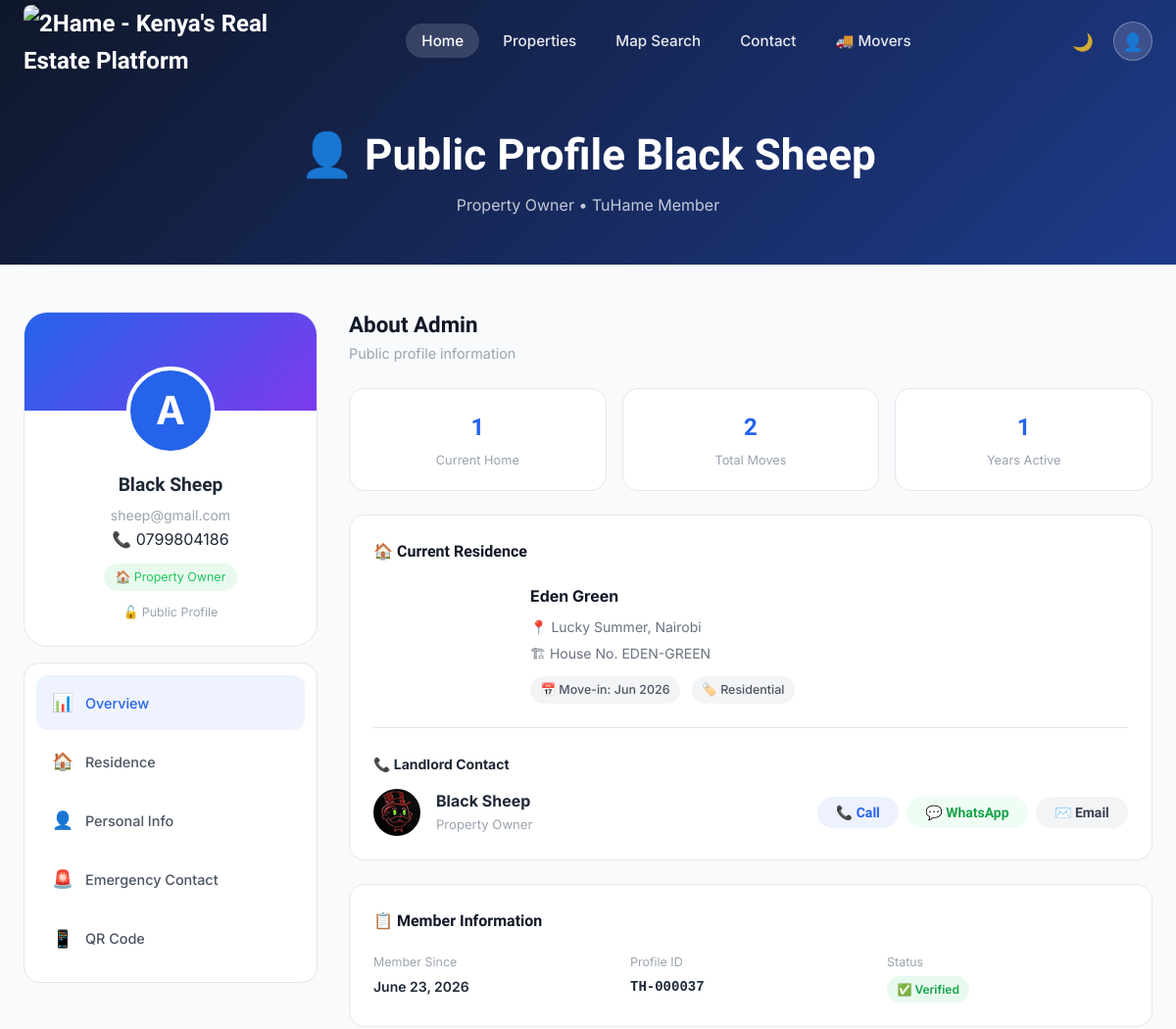
Page /users/public/Admin/ (upper part) on the earlier database version.
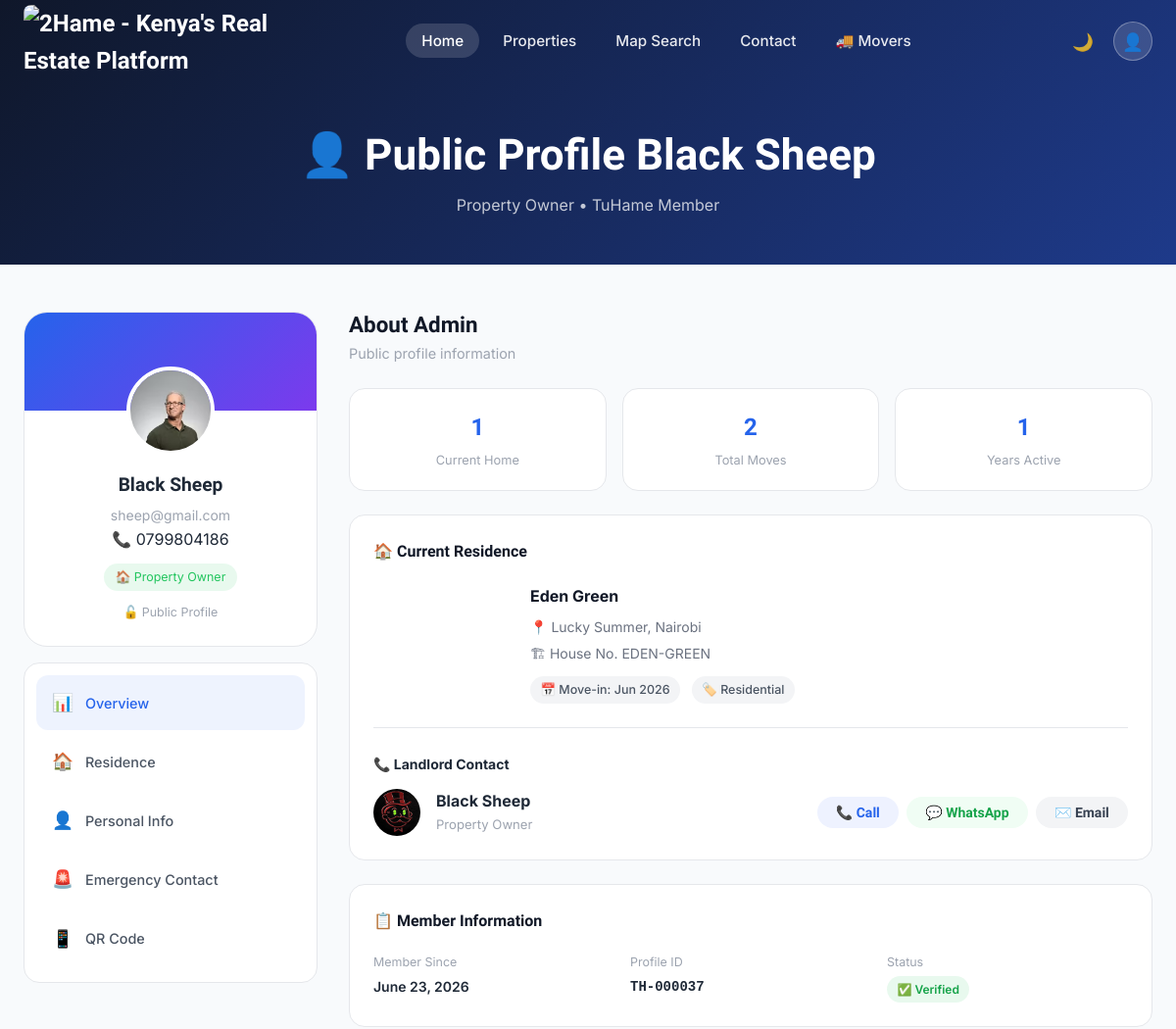
Same page on the later database version.
### users/models.py (models this page shows, shortened)
class Profile(models.Model):
    user = models.OneToOneField(
        User,
        on_delete=models.CASCADE,
        related_name='profile'
    )
    full_name = models.CharField(max_length=200, blank=True)
    bio = models.TextField(blank=True)
    profile_picture = models.ImageField(
        upload_to='profiles/pictures/',
        blank=True,
        null=True,
        validators=[validate_profile_picture]
    )
    date_of_birth = models.DateField(blank=True, null=True)
    phone_number = models.CharField(max_length=20, blank=True)
    alternative_phone = models.CharField(max_length=20, blank=True)
    address = models.TextField(blank=True)
    city = models.CharField(max_length=100, blank=True)
    state = models.CharField(max_length=100, blank=True)
    country = models.CharField(max_length=100, default='Kenya')
    zip_code = models.CharField(max_length=20, blank=True)
    occupation = models.CharField(max_length=100, blank=True)
    employer = models.CharField(max_length=200, blank=True)
    current_property = models.ForeignKey(
        Property,
        on_delete=models.SET_NULL,
        null=True,
        blank=True,
        related_name='residents',
        help_text="The property where this user currently lives"
    )
    moved_in_date = models.DateField(blank=True, null=True)
    emergency_contact_name = models.CharField(max_length=100, blank=True)
    emergency_contact_phone = models.CharField(max_length=20, blank=True)
    emergency_contact_relationship = models.CharField(max_length=50, blank=True)
    preferred_contact_method = models.CharField(
        max_length=20,
        choices=[
            ('email', 'Email'),
            ('phone', 'Phone'),
            ('whatsapp', 'WhatsApp'),
            ('sms', 'SMS'),
        ],
        default='email'
    )
    preferred_language = models.CharField(
        max_length=20,
        choices=[
            ('en', 'English'),
            ('sw', 'Swahili'),
        ],
        default='en'
    )
    email_notifications = models.BooleanField(default=True)
    sms_notifications = models.BooleanField(default=True)
    qr_code_image = models.ImageField(
        upload_to='profiles/qr_codes/',
        blank=True,
        null=True,
        help_text="QR code for the user's profile"
    )
    qr_code_token = models.UUIDField(
        default=uuid.uuid4,
        editable=False,
        unique=True,
        help_text="Unique token for QR code"
    )
    qr_code_generated_at = models.DateTimeField(blank=True, null=True)
    created_at = models.DateTimeField(auto_now_add=True)
    updated_at = models.DateTimeField(auto_now=True)
    is_active = models.BooleanField(default=True)
    role = models.CharField(max_length=10, choices=UserRole.choices, default=UserRole.HUNTER)
    verification_status = models.CharField(
        max_length=10, choices=VerificationStatus.choices, default=VerificationStatus.NONE
    )
    is_verified_owner = models.BooleanField(default=False)
    is_verified_mover = models.BooleanField(default=False)
    verification_requested_at = models.DateTimeField(blank=True, null=True)
    verification_reviewed_at = models.DateTimeField(blank=True, null=True)
    verification_reviewed_by = models.ForeignKey(
        User, on_delete=models.SET_NULL, blank=True, null=True, related_name='verified_owner_profiles'
    )
    verification_notes = models.TextField(
        blank=True, help_text="Internal admin notes, e.g. reason for rejection"
    )
    MOVER_VEHICLE_CHOICES = [
        ('motorbike', 'Motorbike'),
        ('pickup', 'Pickup Truck'),
        ('van', 'Van'),
        ('truck_small', 'Small Truck'),
        ('truck_large', 'Large Truck'),
    ]
    mover_bio = models.TextField(blank=True, help_text="Public bio shown on your mover profile")
    mover_vehicle_type = models.CharField(max_length=20, choices=MOVER_VEHICLE_CHOICES, blank=True)
    mover_years_experience = models.PositiveIntegerField(default=0)
    mover_service_areas = models.CharField(
        max_length=255, blank=True, help_text="Comma-separated areas you serve, e.g. Kilimani, Westlands, Karen"
    )
    mover_base_lat = models.DecimalField(max_digits=9, decimal_places=6, blank=True, null=True)
    mover_base_lng = models.DecimalField(max_digits=9, decimal_places=6, blank=True, null=True)
    mover_base_label = models.CharField(max_length=255, blank=True, help_text="Human-readable base location")
    class Meta:
        ordering = ['-created_at']
        indexes = [
            models.Index(fields=['user', 'is_active']),
            models.Index(fields=['city', 'country']),
            models.Index(fields=['qr_code_token']),
            models.Index(fields=['role', 'is_active']),
        ]
    def get_full_name(self):
        if self.full_name:
            return self.full_name
        return self.user.get_full_name() or self.user.username

### properties/models.py (models this page shows, shortened)
class Property(models.Model):
    title = models.CharField(max_length=200)
    slug = models.SlugField(unique=True, blank=True)
    property_type = models.CharField(max_length=20, choices=PropertyType.choices)
    status = models.CharField(max_length=20, choices=PropertyStatus.choices, default=PropertyStatus.AVAILABLE)
    address = models.TextField()
    city = models.CharField(max_length=100)
    state = models.CharField(max_length=100)
    zip_code = models.CharField(max_length=20)
    country = models.CharField(max_length=100, default='USA')
    latitude = models.DecimalField(max_digits=9, decimal_places=6, blank=True, null=True)
    longitude = models.DecimalField(max_digits=9, decimal_places=6, blank=True, null=True)
    description = models.TextField()
    area_sqft = models.DecimalField(max_digits=10, decimal_places=2, validators=[MinValueValidator(0)])
    bedrooms = models.IntegerField(default=0, validators=[MinValueValidator(0)])
    bathrooms = models.DecimalField(max_digits=3, decimal_places=1, default=0)
    floor_number = models.IntegerField(default=0)
    total_floors = models.IntegerField(default=1)
    year_built = models.IntegerField(blank=True, null=True)
    price = models.DecimalField(max_digits=12, decimal_places=2)
    security_deposit = models.DecimalField(max_digits=12, decimal_places=2, default=0)
    maintenance_fee = models.DecimalField(max_digits=10, decimal_places=2, default=0)
    owner = models.ForeignKey(User, on_delete=models.PROTECT, related_name='owned_properties')
    agent = models.ForeignKey(User, on_delete=models.SET_NULL, null=True, blank=True, related_name='managed_properties')
    amenities = models.ManyToManyField(Amenity, blank=True)
    main_image = models.ImageField(
        upload_to='properties/main/', blank=True, null=True,
        validators=[validate_property_image]
    )
    available_from = models.DateField(default=timezone.now)
    minimum_lease_days = models.IntegerField(default=30)
    maximum_lease_days = models.IntegerField(blank=True, null=True)
    created_at = models.DateTimeField(auto_now_add=True)
    updated_at = models.DateTimeField(auto_now=True)
    is_active = models.BooleanField(default=True)
    class Meta:
        ordering = ['-created_at']
        indexes = [
            models.Index(fields=['property_type', 'status']),
            models.Index(fields=['city', 'state']),
            models.Index(fields=['price']),
            models.Index(fields=['is_active', 'status']),
            models.Index(fields=['-created_at']),
        ]

### users/views.py (the view)
# urls.py: path('public/<str:username>/', views.PublicProfileView.as_view(), name='public_profile'),
class PublicProfileView(DetailView):
    model = Profile
    template_name = 'auth/public_profile.html'
    context_object_name = 'profile'
    slug_field = 'user__username'
    slug_url_kwarg = 'username'
    def get_queryset(self):
        return Profile.objects.filter(is_active=True, user__is_active=True)
    def get_context_data(self, **kwargs):
        context = super().get_context_data(**kwargs)
        profile = self.get_object()
        user = profile.user
        context['full_name'] = profile.get_full_name()
        context['user'] = user
        context['phone'] = profile.phone_number
        context['email'] = user.email
        context['current_property'] = profile.current_property
        context['city'] = profile.city
        context['country'] = profile.country
        context['profile_picture'] = profile.profile_picture
        context['is_public'] = True
        return context

### templates/auth/public_profile.html (shortened to what this page needs)
{% extends "home/base.html" %}
{% block content %}
<div class="page-hero">
  <div class="container">
    <h1>👤 Public Profile <b>{{ user.get_full_name|default:user.username }}</b></h1>
    <p>
      {% if profile.role == 'owner' %}Property Owner
      {% elif profile.role == 'mover' %}Mover
      {% else %}House Hunter{% endif %} • TuHame Member
    </p>
  </div>
</div>
<div class="container">
  <div class="profile-layout">
    <aside class="profile-sidebar">
      <div class="profile-card">
        <div class="profile-cover"></div>
        <div class="profile-info">
          {% if profile.profile_picture %}
            <img class="profile-avatar" src="{{ profile.profile_picture.url }}" alt="{{ profile.get_full_name }}" />
          {% else %}
            <div class="profile-avatar" style="background:var(--primary);display:flex;align-items:center;justify-content:center;font-size:2.5rem;color:#fff;font-weight:700;border-radius:50%;">
              {{ profile.get_full_name|slice:":1"|default:user.username|slice:":1"|upper }}
            </div>
          {% endif %}
          <div class="profile-name">{{ user.get_full_name|default:user.username }}</div>
          <div class="profile-email">{{ user.email }}</div>
          <div>📞 {{ profile.phone_number|default:"No phone set" }}</div>
          <div class="profile-verified">
            {% if profile.role == 'owner' %}🏠 Property Owner
            {% elif profile.role == 'mover' %}🚚 Mover
            {% else %}🔎 House Hunter{% endif %}
          </div>
          {% if is_public %}
            <div style="margin-top:0.75rem;font-size:0.78rem;color:var(--gray-400);">🔓 Public Profile</div>
          {% endif %}
        </div>
      </div>
      <div style="background:var(--white);border:1px solid var(--gray-200);border-radius:var(--radius-lg);padding:0.75rem;">
        <div class="profile-nav-item active" data-section="overview" onclick="switchTab('overview')">
          <span class="icon">📊</span> Overview
        </div>
        <div class="profile-nav-item" data-section="residence" onclick="switchTab('residence')">
          <span class="icon">🏠</span> Residence
        </div>
        <div class="profile-nav-item" data-section="personal" onclick="switchTab('personal')">
          <span class="icon">👤</span> Personal Info
        </div>
        <div class="profile-nav-item" data-section="emergency" onclick="switchTab('emergency')">
          <span class="icon">🚨</span> Emergency Contact
        </div>
        <div class="profile-nav-item" data-section="qr" onclick="switchTab('qr')">
          <span class="icon">📱</span> QR Code
        </div>
      </div>
    </aside>
    <div>
      <div id="overview" class="profile-section">
        <h2 style="font-family:var(--font-display);font-size:1.4rem;margin-bottom:0.25rem;">About {{ profile.get_full_name|default:user.username }}</h2>
        <p style="color:var(--gray-400);margin-bottom:1.5rem;font-size:0.9rem;">Public profile information</p>
        <div class="stat-cards-grid">
          <div class="stat-card">
            <div class="stat-card-value">{% if current_property %}1{% else %}0{% endif %}</div>
            <div class="stat-card-label">Current Home</div>
          </div>
          <div class="stat-card">
            <div class="stat-card-value">{{ profile.move_history.count|default:"0" }}</div>
            <div class="stat-card-label">Total Moves</div>
          </div>
          <div class="stat-card">
            <div class="stat-card-value">{{ user.date_joined|timesince|cut:" "|slice:":1" }}</div>
            <div class="stat-card-label">Years Active</div>
          </div>
        </div>
        <div class="dashboard-card">
          <div class="dashboard-card-title">🏠 Current Residence</div>
          <div style="display:flex;gap:1.25rem;align-items:flex-start;flex-wrap:wrap;">
            <div style="width:140px;height:100px;border-radius:var(--radius);overflow:hidden;flex-shrink:0;">
              {% if current_property and current_property.main_image %}
                <div style="width:100%;height:100%;background-image:url('{{ current_property.main_image.url }}');background-size:cover;background-position:center;"></div>
              {% else %}
                <div style="width:100%;height:100%;background-image:url('https://images.unsplash.com/photo-1545324418-cc1a3fa10c00?w=400&auto=format&fit=crop&q=80');background-size:cover;background-position:center;"></div>
              {% endif %}
            </div>
            <div style="flex:1;">
              {% if current_property %}
                <div style="font-weight:700;font-size:1rem;color:var(--gray-900);margin-bottom:0.5rem;">{{ current_property.title }}</div>
                <div style="font-size:0.875rem;color:var(--gray-500);margin-bottom:0.25rem;">📍 {{ current_property.address }}, {{ current_property.city }}</div>
                <div style="font-size:0.875rem;color:var(--gray-500);margin-bottom:0.75rem;">🏗 House No. {{ current_property.slug|upper }}</div>
                <div style="display:flex;gap:0.75rem;flex-wrap:wrap;">
                  <span class="tag">📅 Move-in: {{ profile.moved_in_date|date:"M Y"|default:"N/A" }}</span>
                  <span class="tag">🏷️ {{ current_property.get_property_type_display }}</span>
                </div>
              {% else %}
                <div style="font-weight:700;font-size:1rem;color:var(--gray-400);">No current property assigned</div>
                <div style="font-size:0.875rem;color:var(--gray-400);">This user has no current residence listed</div>
              {% endif %}
            </div>
          </div>
          {% if profile.current_property and profile.current_property.owner %}
            <hr class="divider" />
            <div>
              <strong style="font-size:0.875rem;">📞 Landlord Contact</strong>
              <div style="display:flex;align-items:center;gap:1rem;margin-top:0.75rem;flex-wrap:wrap;">
                {% if profile.current_property.owner.profile.profile_picture %}
                  <img src="{{ profile.current_property.owner.profile.profile_picture.url }}" style="width:48px;height:48px;border-radius:50%;object-fit:cover;" alt="Landlord" />
                {% endif %}
                <div>
                  <div style="font-weight:700;">{{ profile.current_property.owner.get_full_name|default:profile.current_property.owner.username }}</div>
                  <div style="font-size:0.82rem;color:var(--gray-400);">Property Owner</div>
                </div>
                <div style="margin-left:auto;display:flex;gap:0.5rem;flex-wrap:wrap;">
                  <button class="btn btn-sm" style="background:#EEF2FF;color:var(--primary);" onclick="profileToast('Calling {{ profile.current_property.owner.profile.phone_number|default:'landlord' }}…','📞')">📞 Call</button>
                  <button class="btn btn-sm" style="background:#F0FDF4;color:var(--accent-dark);" onclick="profileToast('Opening WhatsApp…','💬')">💬 WhatsApp</button>
                  <button class="btn btn-sm" style="background:var(--gray-100);color:var(--gray-700);" onclick="profileToast('Opening email to {{ profile.current_property.owner.email }}…','✉️')">✉️ Email</button>
                </div>
              </div>
            </div>
          {% endif %}
        </div>
        <div class="dashboard-card">
          <div class="dashboard-card-title">📋 Member Information</div>
          <div style="display:grid;grid-template-columns:repeat(3,1fr);gap:1rem;">
            <div>
              <div style="font-size:0.78rem;color:var(--gray-400);margin-bottom:0.25rem;">Member Since</div>
              <div style="font-weight:600;font-size:0.875rem;">{{ user.date_joined|date:"F d, Y" }}</div>
            </div>
            <div>
              <div style="font-size:0.78rem;color:var(--gray-400);margin-bottom:0.25rem;">Profile ID</div>
              <div style="font-weight:600;font-size:0.875rem;font-family:monospace;">TH-{{ user.id|stringformat:"06d" }}</div>
            </div>
            <div>
              <div style="font-size:0.78rem;color:var(--gray-400);margin-bottom:0.25rem;">Status</div>
              <div class="bill-status paid">✅ Verified</div>
            </div>
          </div>
        </div>
      </div>
    </div>
  </div>
</div>
{% endblock content %}

Differences in the rows shown:
changed Profile "Admin": profile_picture: picture added; get_full_name "A" → (not shown)
